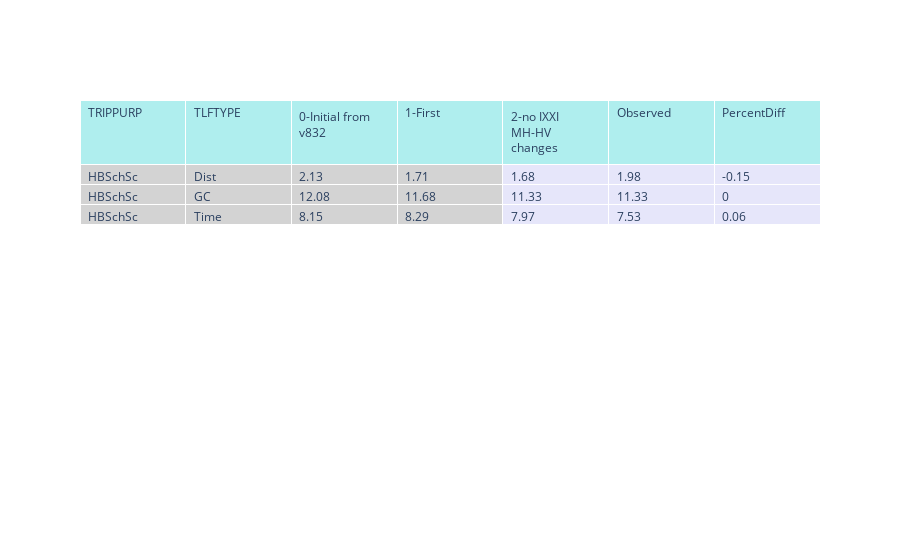
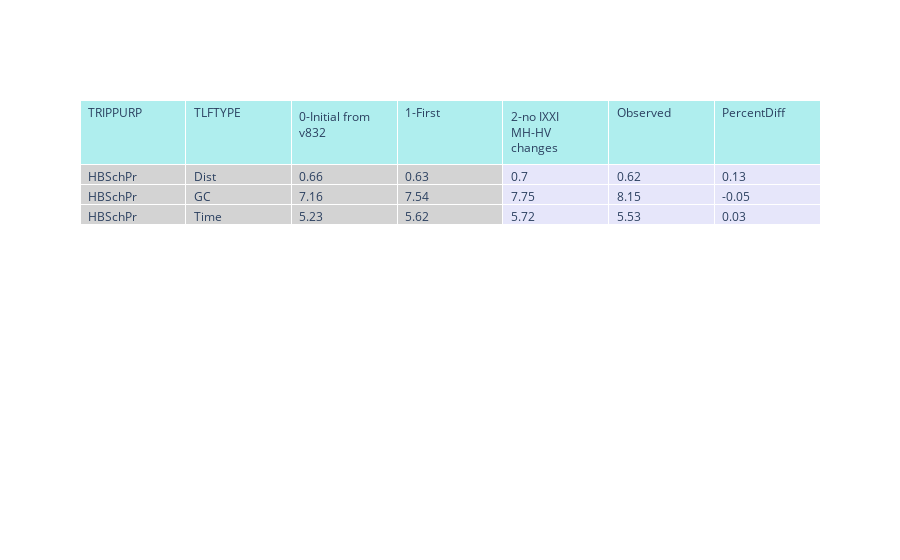
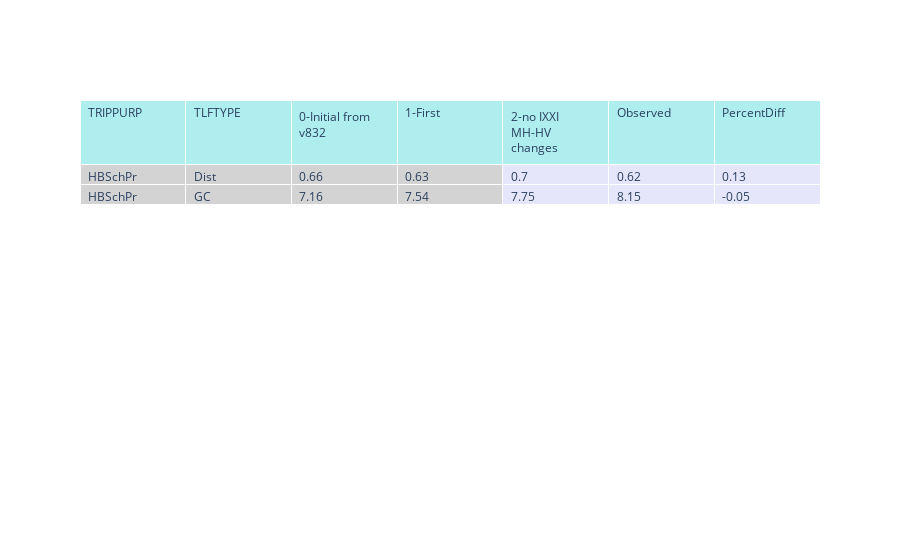
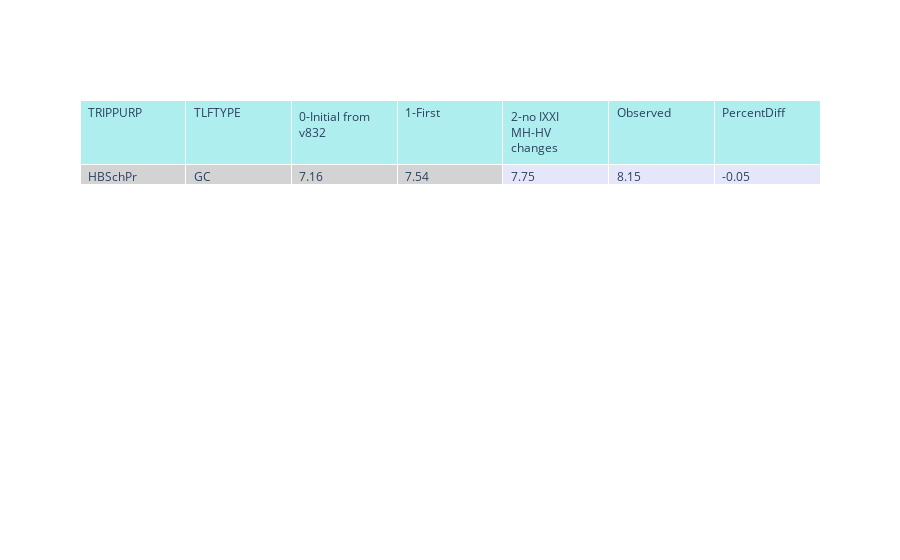

The code cell stored with these charts, in order, in its notebook:
### Code cell
py.offline.init_notebook_mode(connected=True)

lstModOpt  = dfObsModelMerge['FF_CALIB_ROUND'].unique().tolist()
lstModOptShort = [round for round in lstModOpt if round != 'Observed']  
lstTLFType   = dfObsModelMerge['TLFTYPE'].unique().tolist() # GC, Time, Dist
lstTripPurp  = dfTLF_Obs['TRIPPURP'].unique().tolist() # HBW, HBShp, HBOth,...
    
selectModelOption  = widgets.SelectMultiple(options=lstModOptShort, value=lstModOptShort, description='Model Run'   )
selectTLFOption    = widgets.SelectMultiple(options=lstTLFType    , value=('GC' ,)      , description='TLF Type'    )
selectTripPurp     = widgets.SelectMultiple(options=lstTripPurp   , value=lstTripPurp   , description='Trip Purpose')

widgets.interactive(update_df_mod_vs_obs,modeloption=selectModelOption, tlfoption=selectTLFOption, trippurpoption=selectTripPurp)

#OBSERVED RED COLOR

### Figure 1 — Plotly figure (JSON) as saved in the notebook; plotly's stock layout.template omitted (floating-point values rounded to 4 significant figures)
{"data": [{"cells": {"align": "left", "fill": {"color": ["lightgrey", "lightgrey", "lightgrey", "lightgrey", "lavender"]}, "values": [["HBSchSc", "HBSchSc", "HBSchSc"], ["Dist", "GC", "Time"], [2.13, 12.08, 8.15], [1.71, 11.68, 8.29], [1.68, 11.33, 7.97], [1.98, 11.33, 7.53], [-0.15, 0, 0.06]]}, "header": {"align": "left", "fill": {"color": "paleturquoise"}, "values": ["TRIPPURP", "TLFTYPE", "0-Initial from v832", "1-First", "2-no IXXI MH-HV changes", "Observed", "PercentDiff"]}, "type": "table"}], "layout": {}}

### Figure 2 — Plotly figure (JSON) as saved in the notebook; plotly's stock layout.template omitted (floating-point values rounded to 4 significant figures)
{"data": [{"cells": {"align": "left", "fill": {"color": ["lightgrey", "lightgrey", "lightgrey", "lightgrey", "lavender"]}, "values": [["HBSchPr", "HBSchPr", "HBSchPr"], ["Dist", "GC", "Time"], [0.66, 7.16, 5.23], [0.63, 7.54, 5.62], [0.7, 7.75, 5.72], [0.62, 8.15, 5.53], [0.13, -0.05, 0.03]]}, "header": {"align": "left", "fill": {"color": "paleturquoise"}, "values": ["TRIPPURP", "TLFTYPE", "0-Initial from v832", "1-First", "2-no IXXI MH-HV changes", "Observed", "PercentDiff"]}, "type": "table"}], "layout": {}}

### Figure 3 — Plotly figure (JSON) as saved in the notebook; plotly's stock layout.template omitted (floating-point values rounded to 4 significant figures)
{"data": [{"cells": {"align": "left", "fill": {"color": ["lightgrey", "lightgrey", "lightgrey", "lightgrey", "lavender"]}, "values": [["HBSchPr", "HBSchPr"], ["Dist", "GC"], [0.66, 7.16], [0.63, 7.54], [0.7, 7.75], [0.62, 8.15], [0.13, -0.05]]}, "header": {"align": "left", "fill": {"color": "paleturquoise"}, "values": ["TRIPPURP", "TLFTYPE", "0-Initial from v832", "1-First", "2-no IXXI MH-HV changes", "Observed", "PercentDiff"]}, "type": "table"}], "layout": {}}

### Figure 4 — Plotly figure (JSON) as saved in the notebook; plotly's stock layout.template omitted (floating-point values rounded to 4 significant figures)
{"data": [{"cells": {"align": "left", "fill": {"color": ["lightgrey", "lightgrey", "lightgrey", "lightgrey", "lavender"]}, "values": [["HBSchPr"], ["GC"], [7.16], [7.54], [7.75], [8.15], [-0.05]]}, "header": {"align": "left", "fill": {"color": "paleturquoise"}, "values": ["TRIPPURP", "TLFTYPE", "0-Initial from v832", "1-First", "2-no IXXI MH-HV changes", "Observed", "PercentDiff"]}, "type": "table"}], "layout": {}}
